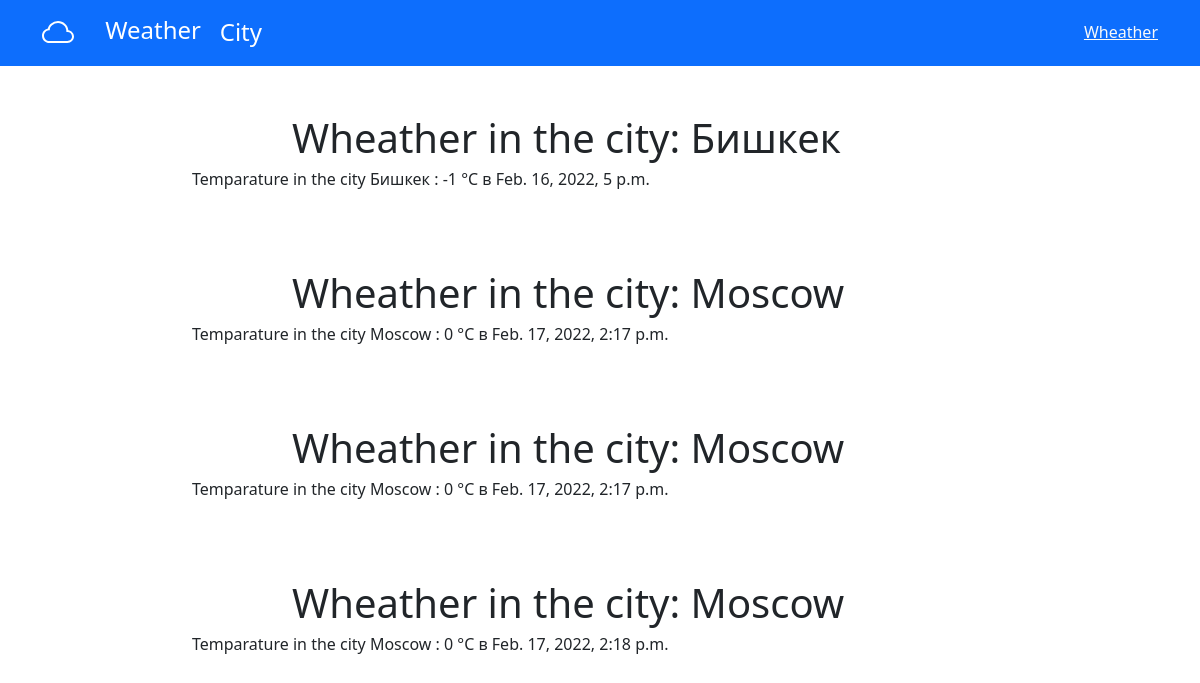
Screenshot of /city/ with the database file from the repository.
### weatherapp/models.py (models this page shows)
class SearchedCity(models.Model):
    city=models.CharField(max_length=50, verbose_name='City')
    temperature=models.IntegerField(verbose_name='Temperature')
    sent_at=models.DateTimeField(auto_now_add=True, verbose_name='Date and time')
    updated=models.DateTimeField(auto_now=True, verbose_name='Update time')
    image = models.CharField(max_length=1000)
    def __str__(self):
        return self.city

### weatherapp/views.py (the view)
# urls.py: path('city/', city, name='city')
def city(request):
    cities = SearchedCity.objects.all()
    return render(request, 'index.html', {'cities' :cities})

### weatherapp/templates/index.html (shortened to what this page needs)
{% extends 'base.html' %}
{% block content %}
    {% for city in cities %}
    <div class="container">
                <div style="display: flex;">
                    <div>
                        <h1 style="margin-left: 250px;" class="mt-5">Wheather in the city: {{city}}</h1>
                        <h6 style="margin-left: 150px;">Temparature in the city {{city}} : {{city.temperature}} °C в {{city.sent_at}}</h6>
                    </div>
                </div>
    </div>
{% endfor %}
{% endblock %}

### weatherapp/templates/base.html (shortened to what this page needs)
<!DOCTYPE html>
{% load static %}
<html lang="en">
<head>
    <link href="https://cdn.jsdelivr.net/npm/bootstrap@5.0.2/dist/css/bootstrap.min.css" rel="stylesheet"
>
</head>
<body>
    <header class="bd-header bg-primary py-3 d-flex align-items-stretch border-bottom border-primary">
        <div class="container d-flex align-items-center">
            <h1 class="d-flex align-items-center fs-4 text-white mb-0">
                <a href="{% url 'main' %}" class="main">
                &nbsp; &nbsp;   Weather</a>
            <a href="{% url 'city' %}" class="main" name="city" hreflang="ar">City</a>
            </h1>
            <a href="{% url 'weather' %}" class="ms-auto link-light" hreflang="ar">Wheather</a>
        </div>
    </header>
    {% block content %} {% endblock %}
</body>
</html>

### weatherapp/templates/base.html (style rules this page uses)
.main { color:white; text-decoration: none; }

### rows the page displays
SearchedCity: city "Бишкек", temperature "-1", sent_at "Feb. 16, 2022, 5 p.m."
SearchedCity: city "Moscow", temperature "0", sent_at "Feb. 17, 2022, 2:17 p.m."
SearchedCity: city "Moscow", temperature "0", sent_at "Feb. 17, 2022, 2:17 p.m."
SearchedCity: city "Moscow", temperature "0", sent_at "Feb. 17, 2022, 2:18 p.m."
